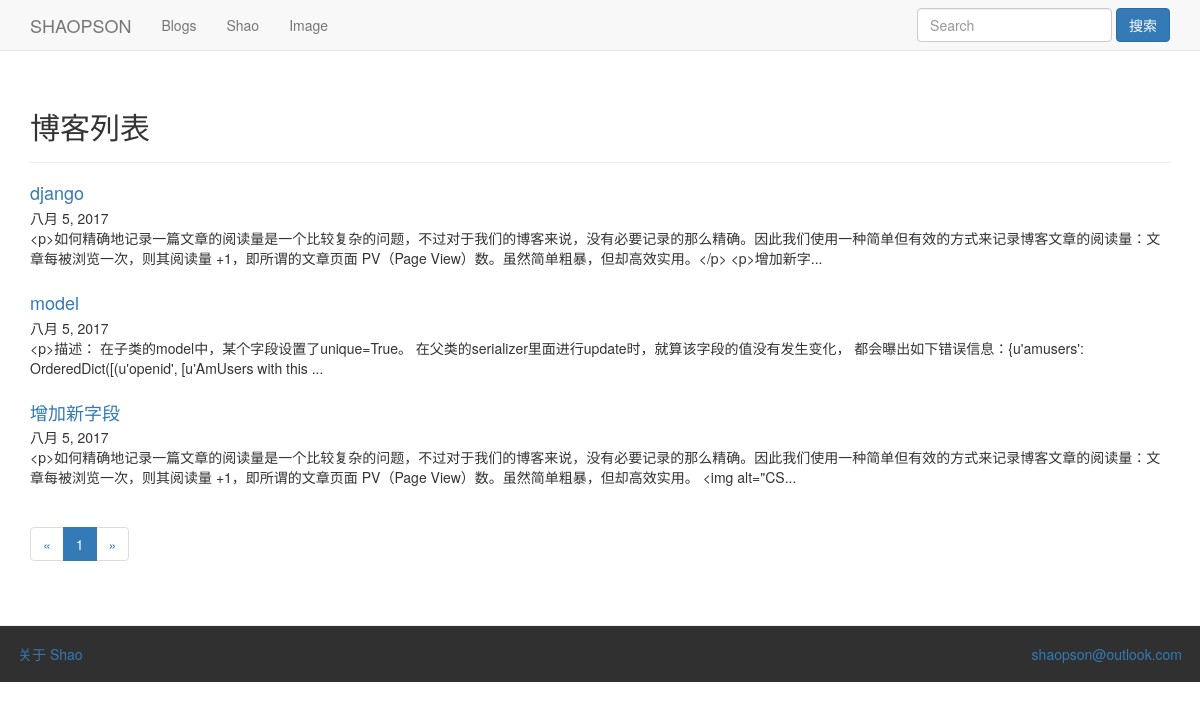
/blogs/2/, run on the app's committed database.
### blogs/models.py (models this page shows, shortened)
class Blog(models.Model):
	title = models.CharField(max_length=80)
	author = models.ForeignKey(User)
	content = models.TextField()
	tags = models.ManyToManyField(Tag,blank=True,related_name='blog')
	created_date = models.DateField(auto_now_add=True)
	created_time = models.TimeField(auto_now_add=True)
	lastedited_time = models.DateTimeField(auto_now=True)
	excerpt = models.CharField(max_length=240,blank=True)
	CHOICES = (('Y','Yes'),('N','No'))
	visiable = models.CharField(max_length=2,choices=CHOICES)
	visitors = models.ManyToManyField(Visitor,related_name='blog')
	visi_count = models.PositiveIntegerField(default=0)
	up_count = models.PositiveIntegerField(default=0)
	push_image = models.CharField(max_length=120,null=True,blank=True)
	push_style = models.CharField(max_length=20,null=True,blank=True)
	def preview(self,count = 150):
		if len(self.content) <= count:
			return self.content[:count]
		else:
			return self.content[:count] + '...'

### blogs/views.py (the view)
# urls.py: url(r'^blogs/(?P<tag_id>\d+)/$',views.tag_blogs,name='tag_blogs'),
def tag_blogs(request,tag_id):
	tag = Tag.objects.get(id=tag_id)
	blogs = tag.blog.all().filter(visiable='Y')
	paginator = Paginator(blogs,5)
	page = request.GET.get('page')
	try:
		blgos = paginator.page(page)
	except PageNotAnInteger:
		blogs = paginator.page(1)
	except EmptyPage:
		blogs = paginator.page(paginator.num_pages)
	content = {'blogs':blogs}
	return render(request,'blogs/blogs.html',content)

### blogs/templates/blogs/blogs.html (shortened to what this page needs)
{% extends "blogs/base.html" %}
{% load bootstrap3 %}
{% block header %}
<div class="page-header">
	<h2>博客列表</h2>
</div>
{% endblock header %}
{% block content %}
<ul class="media-list">
{% for blog in blogs %}
  <li class="media">
    <div class="media-body">
    	<h4 class="media-heading">
    		<a href="{% url 'blogs:blog' blog.id %}">{{ blog.title }}</a>
    	</h4>
      {{ blog.created_date }}
      <p>{{ blog.preview }}</p>
    </div>
  </li>
 {% endfor %}
</ul>
<nav aria-label="Page navigation">
  <ul class="pagination">
    <li>
      <a href="#" aria-label="Previous">
        <span aria-hidden="true">&laquo;</span>
      </a>
    </li>
    {% for x in blogs.paginator.page_range %}
    	{% if x == blogs.number %}
    	<li class="active"><a href="?page={{ x }}">{{ x }}</a>
    	{% else %}
    	<li><a href="?page={{ x }}">{{ x }}</a></li>
    	{% endif%}
    {% endfor %}
    <li>
      <a href="#" aria-label="Next">
        <span aria-hidden="true">&raquo;</span>
      </a>
    </li>
  </ul>
</nav>
{% endblock content %}

### data on the page
Blog: title "django", created_date "八月 5, 2017", preview "<p>如何精确地记录一篇文章的阅读量是一个比较复杂的问题，不过对于我们的博客来说，没有必要记录的那么精确。因此我们使用一种简单但有效的方式来记录博客文章的阅读量：文章每被浏览一次，则其阅读量 +1，即所谓的文章页面 PV（Page View）数。虽然简单粗暴，但却高效实用。</p> <p>增加新字..."
Blog: title "model", created_date "八月 5, 2017", preview "<p>描述： 在子类的model中，某个字段设置了unique=True。 在父类的serializer里面进行update时，就算该字段的值没有发生变化， 都会曝出如下错误信息：{u'amusers': OrderedDict([(u'openid', [u'AmUsers with this ..."
Blog: title "增加新字段", created_date "八月 5, 2017", preview "<p>如何精确地记录一篇文章的阅读量是一个比较复杂的问题，不过对于我们的博客来说，没有必要记录的那么精确。因此我们使用一种简单但有效的方式来记录博客文章的阅读量：文章每被浏览一次，则其阅读量 +1，即所谓的文章页面 PV（Page View）数。虽然简单粗暴，但却高效实用。 <img alt=\"CS..."

### other printed values
{{ x }} "1"
